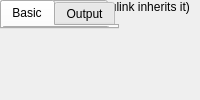
<?xml version="1.0" encoding="UTF-8"?>
<ui version="4.0">
 <class>MainWindow</class>
 <widget class="QMainWindow" name="MainWindow">
  <property name="windowTitle"><string>Mux</string></property>
  <widget class="QWidget" name="centralwidget">
   <!-- NOTE: this is a simplified structural mirror of mux_ui.py, not a
        full round-trip Designer file; it follows the Simulink "Xilinx Bus
        Multiplexer" dialog (Basic and Output tabs). Edit both together. -->
       <widget class="QLabel" name="label_name">
     <property name="text"><string>Block name</string></property>
    </widget>
       <widget class="QLineEdit" name="name"/>
       <widget class="QLabel" name="label_n_bits">
     <property name="text"><string>Data width (bits, Simulink inherits it)</string></property>
    </widget>
       <widget class="QSpinBox" name="n_bits"/>
   <widget class="QTabWidget" name="tabWidget">
    <widget class="QWidget" name="basictab">
     <attribute name="title"><string>Basic</string></attribute>
       <widget class="QLabel" name="label_inputs">
     <property name="text"><string>Number of inputs</string></property>
    </widget>
       <widget class="QComboBox" name="inputs"/>
     <widget class="QGroupBox" name="oportetch">
      <property name="title"><string>Optional Ports</string></property>
       <widget class="QCheckBox" name="en">
     <property name="text"><string>Provide enable port</string></property>
    </widget>
     </widget>
       <widget class="QLabel" name="label_latency">
     <property name="text"><string>Latency</string></property>
    </widget>
       <widget class="QLineEdit" name="latency"/>
    </widget>
    <widget class="QWidget" name="otype">
     <attribute name="title"><string>Output</string></attribute>
     <widget class="QGroupBox" name="precision">
      <property name="title"><string>Precision</string></property>
       <widget class="QRadioButton" name="precision_full">
     <property name="text"><string>Full</string></property>
    </widget>
       <widget class="QRadioButton" name="precision_user">
     <property name="text"><string>User defined</string></property>
    </widget>
     </widget>
       <widget class="QLabel" name="precision_note"/>
    </widget>
   </widget>
  </widget>
 </widget>
 <resources/>
 <connections/>
</ui>
